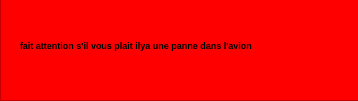
<?xml version="1.0" encoding="UTF-8"?>
<ui version="4.0">
 <class>notification</class>
 <widget class="QDialog" name="notification">
  <property name="geometry">
   <rect>
    <x>0</x>
    <y>0</y>
    <width>358</width>
    <height>101</height>
   </rect>
  </property>
  <property name="windowTitle">
   <string>Dialog</string>
  </property>
  <widget class="QFrame" name="frame">
   <property name="geometry">
    <rect>
     <x>0</x>
     <y>-20</y>
     <width>431</width>
     <height>121</height>
    </rect>
   </property>
   <property name="styleSheet">
    <string notr="true">background-color: rgb(255, 0, 0);</string>
   </property>
   <property name="frameShape">
    <enum>QFrame::StyledPanel</enum>
   </property>
   <property name="frameShadow">
    <enum>QFrame::Raised</enum>
   </property>
   <widget class="QLabel" name="label">
    <property name="geometry">
     <rect>
      <x>20</x>
      <y>30</y>
      <width>341</width>
      <height>71</height>
     </rect>
    </property>
    <property name="font">
     <font>
      <pointsize>7</pointsize>
      <weight>75</weight>
      <bold>true</bold>
      <underline>false</underline>
     </font>
    </property>
    <property name="text">
     <string>fait attention s'il vous plait ilya une panne dans l'avion</string>
    </property>
   </widget>
  </widget>
 </widget>
 <resources/>
 <connections/>
</ui>
